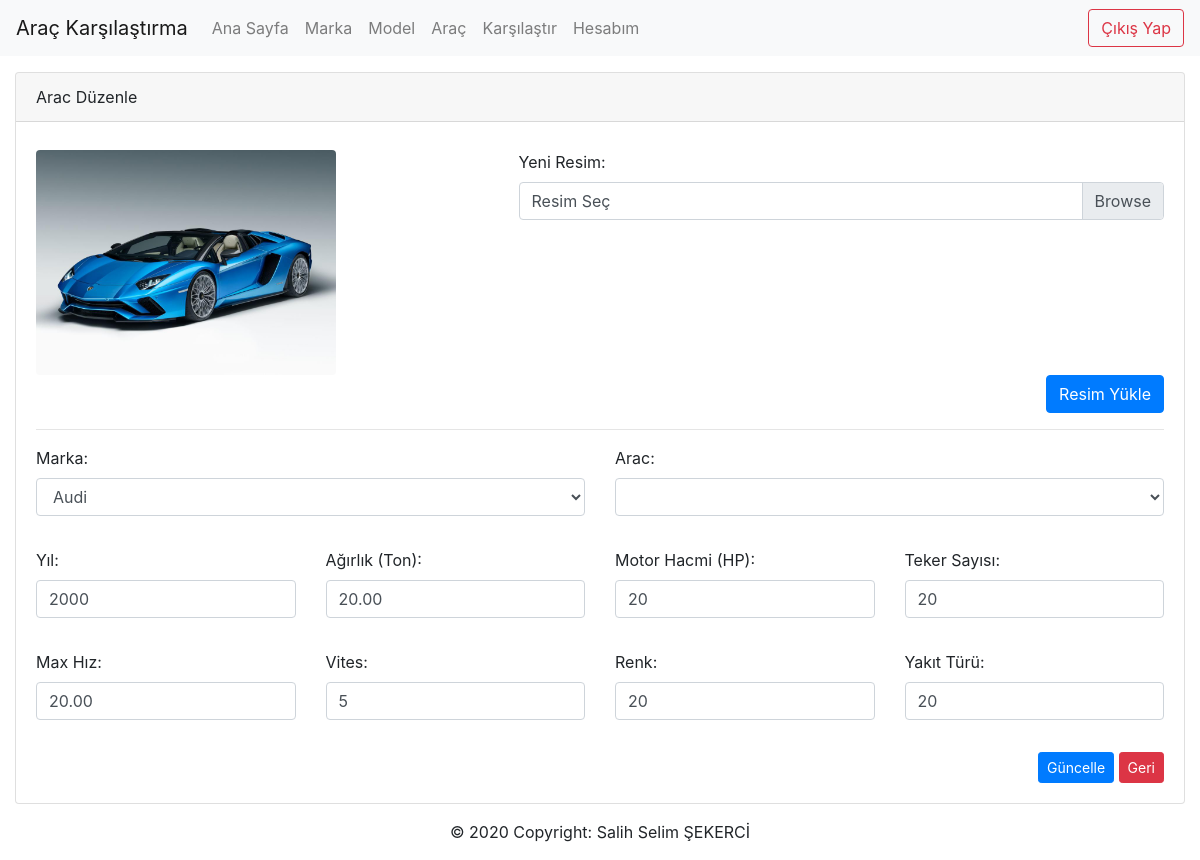
/anaklasor/arac-duzenle.php?id=17, run on an earlier commit of the app's database.
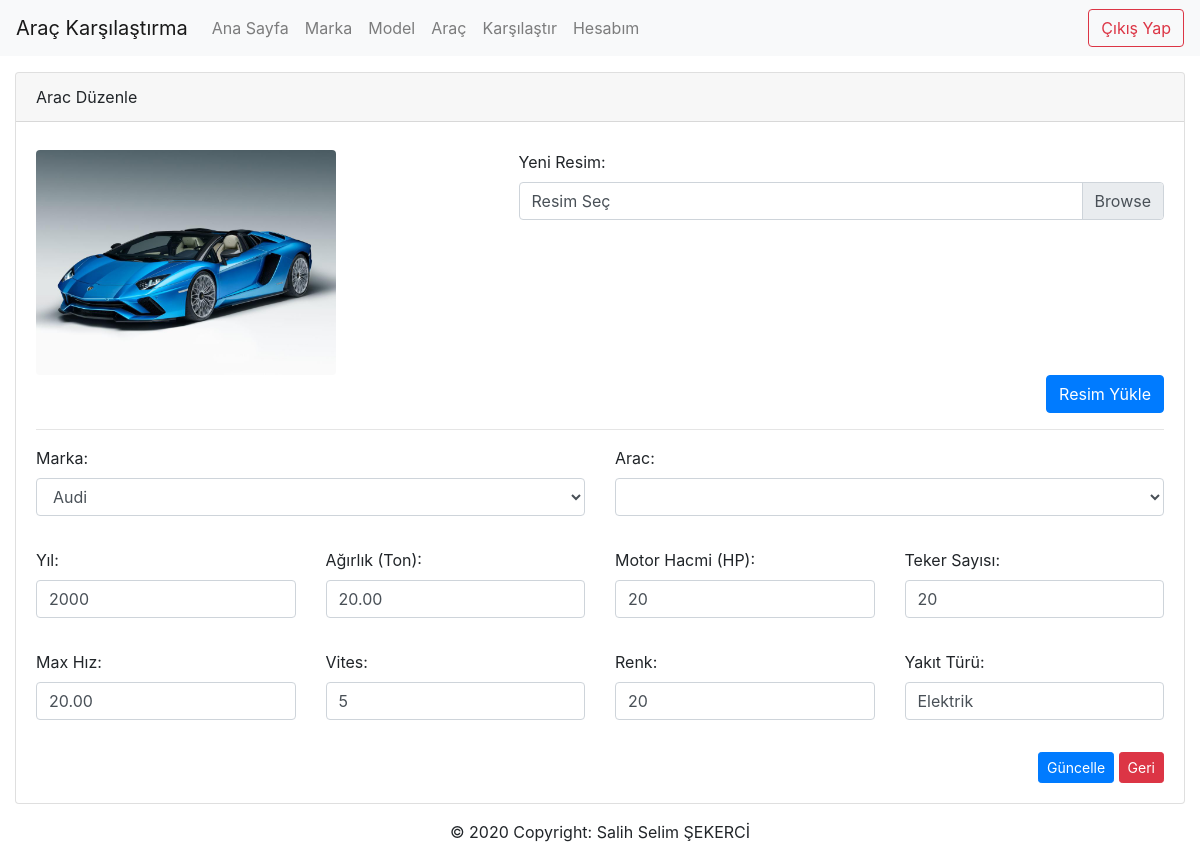
And on a later commit of the database.
### tables this page shows
CREATE TABLE `arac` (
  `id` int(11) NOT NULL,
  `marka_id` int(11) NOT NULL,
  `model_id` int(11) NOT NULL,
  `yil` int(11) NOT NULL,
  `agirlik` float(10,2) NOT NULL,
  `motorHacmi` int(10) NOT NULL,
  `tekerSayisi` int(10) NOT NULL,
  `maxHiz` float(10,2) NOT NULL,
  `vites` int(10) NOT NULL,
  `renk` varchar(254) NOT NULL,
  `yakitTuru` varchar(254) NOT NULL,
  `resim` varchar(254) NOT NULL
);

CREATE TABLE `marka` (
  `id` int(11) NOT NULL,
  `marka` varchar(11) NOT NULL
);

### anaklasor/arac-duzenle.php (the view, shortened to what the changed rows need)
<!doctype html>
<html lang="tr">
<?php
include("./assets/head.php");
if (isset($_GET['id'])) {
    $aracVarMiSor = $db->prepare("SELECT count(*) Adet FROM arac WHERE id=:id");
    $aracVarMiCek = $aracVarMiSor->fetch(PDO::FETCH_ASSOC);
    if ($aracVarMiCek['Adet'] > 0) {
        $aracSor = $db->prepare("SELECT * FROM arac WHERE id=:id");
        $aracCek = $aracSor->execute(array(
            "id" => $_GET['id']
        ));
        $aracCek = $aracSor->fetch(PDO::FETCH_ASSOC);
    } else {
        header("Location: /araba-karsilastirma/anaklasor/arac-listesi.php?bilgi=aracYok");
    }
} else {
    header("Location: /araba-karsilastirma/anaklasor/arac-listesi.php");
}
?>
<body class="">
    <div class="container-fluid">
        <div class="card">
            <div class="card-body">
                <form action="./controller/Arac.php" class="mt-2" method="POST" enctype="multipart/form-data">
                    <div class="row">
                    <div class="col col-md-5">
                        <img class="rounded" width="300px" src="<?=$aracCek['resim']?>" alt="">
                    </div>
                    </div>
                </form>
                <form action="./controller/Arac.php" class="mt-2" method="POST">
                    <div class="row">
                        <div class="col col-md-6 form-group">
                            <div class="form-group">
                                <?php
                                $markaSor = $db->prepare("SELECT * FROM  marka");
                                $markaSor->execute();
                                ?>
                                <select onchange="modelGetir(<?= $aracCek['model_id'] ?>)" id="marka" name="marka_id" class="form-control">
                                    <?php while ($markaCek = $markaSor->fetch(PDO::FETCH_ASSOC)) { ?> ?>
                                        <option value="<?= $markaCek['id'] ?>" <?= ($aracCek['marka_id'] == $markaCek['id']) ? "selected" : ""  ?>><?= $markaCek['marka'] ?></option>
                                    <?php } ?>
                                </select>
                            </div>
                        </div>
                    </div>
                    <div class="row">
                        <div class="col col-md-3 form-group">
                            <div class="form-group">
                                <input class="form-control" value="<?= $aracCek['yil']; ?>" type="number" name="yil" min=1990 max=2020 id="">
                            </div>
                        </div>
                        <div class="col col-md-3 form-group">
                            <div class="form-group">
                                <input class="form-control" type="number" value="<?= $aracCek['agirlik']; ?>" name="agirlik" step=0.1 min=0 max=100 id="">
                            </div>
                        </div>
                        <div class="col col-md-3 form-group">
                            <div class="form-group">
                                <input class="form-control" type="number" value="<?= $aracCek['motorHacmi']; ?>" name="motorHacmi" min=0 max=100 id="">
                            </div>
                        </div>
                        <div class="col col-md-3 form-group">
                            <div class="form-group">
                                <input class="form-control" type="number" value="<?= $aracCek['tekerSayisi']; ?>" name="tekerSayisi" min=0 max=20 id="">
                            </div>
                        </div>
                    </div>
                    <div class="row">
                        <div class="col col-md-3 form-group">
                            <div class="form-group">
                                <input class="form-control" type="number" value="<?= $aracCek['maxHiz']; ?>" name="maxHiz" min=0 max=500 id="">
                            </div>
                        </div>
                        <div class="col col-md-3 form-group">
                            <div class="form-group">
                                <input class="form-control" type="number" value="<?= $aracCek['vites']; ?>" name="vites" min=0 max=10 id="">
                            </div>
                        </div>
                        <div class="col col-md-3 form-group">
                            <div class="form-group">
                                <input class="form-control" type="text" name="renk" value="<?= $aracCek['renk']; ?>" placeholder="Beyaz">
                            </div>
                        </div>
                        <div class="col col-md-3 form-group">
                            <div class="form-group">
                                <input class="form-control" type="text" name="yakitTuru" value="<?= $aracCek['yakitTuru']; ?>" placeholder="Benzin">
                            </div>
                        </div>
                    </div>
                </form>
            </div>
        </div>
    </div>
</body>
</html>

What changed in the data, as far as the page shows it:
changed arac "Audi": yakitTuru "20" → "Elektrik"
